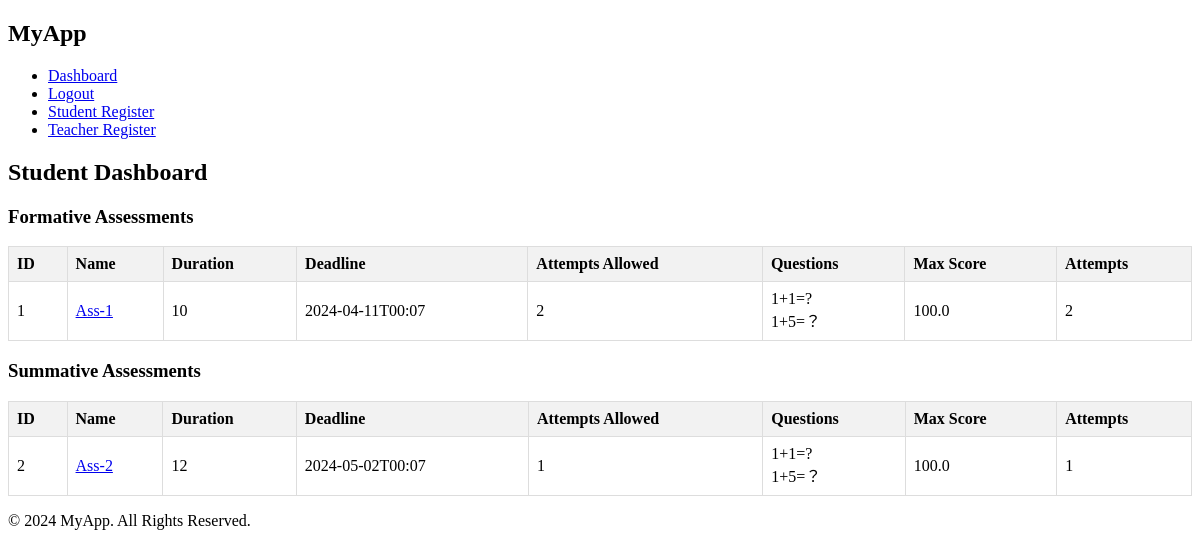
Page /sdashboard (signed in) on the earlier database version.
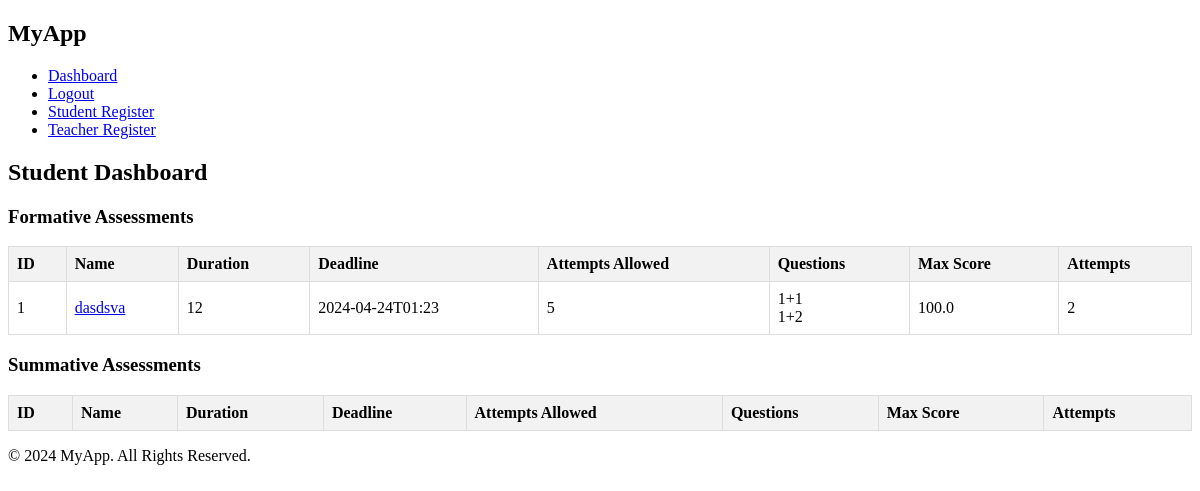
Same page on the later database version.
### app/models/assessment.py (models this page shows)
class Assessment(db.Model):
    id = db.Column(db.Integer, primary_key=True)
    name = db.Column(db.String(255), nullable=False)
    type = db.Column(db.String(255), nullable=False)
    questions = db.relationship('Question', secondary='assessment_question', backref='assessments')
    parameters = db.Column(db.JSON, nullable=True)

### app/models/question.py (models this page shows)
class Question(db.Model):
    id = db.Column(db.Integer, primary_key=True)
    question_text = db.Column(db.Text, nullable=False)
    option_a = db.Column(db.String(200), nullable=False)
    option_b = db.Column(db.String(200), nullable=False)
    option_c = db.Column(db.String(200), nullable=False)
    option_d = db.Column(db.String(200), nullable=False)
    correct_option = db.Column(db.String(100), nullable=False)
    correct_answer = db.Column(db.Text, nullable=False)
    feedback = db.Column(db.Text, nullable=False)
    question_type = db.Column(db.String(50), nullable=False)

### app/routes/dashboard.py (the view)
@app.route('/sdashboard')
def student_dashboard():
    if 'user_id' not in session or session['role'] != 'student':
        return redirect(url_for('login'))
    f_assessments = Assessment.query.filter_by(type='FORMATIVE').all()
    s_assessments = Assessment.query.filter_by(type='SUMMATIVE').all()
    user = User.query.get(session['user_id'])
    if user:
        user_attempts = UserAttempt.query.filter_by(user_id=user.id)
    else:
        return redirect(url_for('home'))
    return render_template('student_dashboard.html', f_assessments=f_assessments, s_assessments=s_assessments, user_attempts=user_attempts)

### app/templates/student_dashboard.html
{% extends "base.html" %}
{% block content %}
<h2>Student Dashboard</h2>
<h3>Formative Assessments</h3>
<table class="custom-table">
    <thead>
        <tr>
            <th>ID</th>
            <th>Name</th>
            <th>Duration</th>
            <th>Deadline</th>
            <th>Attempts Allowed</th>
            <th>Questions</th>
            <th>Max Score</th>
            <th>Attempts</th>
        </tr>
    </thead>
    <tbody>
        {% for assessment in f_assessments %}
        <tr>
            <td>{{ assessment.id }}</td>
            <td><a href="{{ url_for('attempt_assessment', assessment_id=assessment.id) }}">{{ assessment.name }}</td>
            <td>{{ assessment.parameters.get('duration') }}</td>
            <td>{{ assessment.parameters.get('deadline') }}</td>
            <td>{{ assessment.parameters.get('attempts') }}</td>
            <td>
                {% for question in assessment.questions %}
                {{ question.question_text }}<br>
                {% endfor %}
            </td>
            <td>
                {{ user_attempts|selectattr('assessment_id', 'equalto', assessment.id)|map(attribute='score')|max }}
            </td>
            <td>
                {{ user_attempts|selectattr('assessment_id', 'equalto', assessment.id)|list|length }}
            </td>
        </tr>
        {% endfor %}
    </tbody>
</table>
<h3>Summative Assessments</h3>
<table class="custom-table">
    <thead>
        <tr>
            <th>ID</th>
            <th>Name</th>
            <th>Duration</th>
            <th>Deadline</th>
            <th>Attempts Allowed</th>
            <th>Questions</th>
            <th>Max Score</th>
            <th>Attempts</th>
        </tr>
    </thead>
    <tbody>
        {% for assessment in s_assessments %}
        <tr>
            <td>{{ assessment.id }}</td>
            <td><a href="{{ url_for('attempt_assessment', assessment_id=assessment.id) }}">{{ assessment.name }}</td>
            <td>{{ assessment.parameters.get('duration') }}</td>
            <td>{{ assessment.parameters.get('deadline') }}</td>
            <td>{{ assessment.parameters.get('attempts') }}</td>
            <td>
                {% for question in assessment.questions %}
                {{ question.question_text }}<br>
                {% endfor %}
            </td>
            <td>
                {{ user_attempts|selectattr('assessment_id', 'equalto', assessment.id)|map(attribute='score')|max }}
            </td>
            <td>
                {{ user_attempts|selectattr('assessment_id', 'equalto', assessment.id)|list|length }}
            </td>
        </tr>
        {% endfor %}
    </tbody>
</table>
{% endblock %}

### app/templates/base.html (shortened to what this page needs)
<!DOCTYPE html>
<html lang="en">
<head>
    <link rel="stylesheet" href="{{ url_for('static', filename='style.css') }}">
</head>
<body>
<header>
    <nav>
        <div class="container">
            <h1>MyApp</h1>
            <ul>
                <li><a href="{{ url_for('dashboard') }}">Dashboard</a></li>
                <li><a href="{{ url_for('logout') }}">Logout</a></li>
                <li><a href="{{ url_for('register_student') }}">Student Register</a></li>
                <li><a href="{{ url_for('register_teacher') }}">Teacher Register</a></li>
            </ul>
        </div>
    </nav>
</header>
<div class="container mt-4">
    {% block content %}
    {% endblock %}
</div>
<footer>
    <div class="container">
        <p>&copy; 2024 MyApp. All Rights Reserved.</p>
    </div>
</footer>
</body>
</html>

### app/static/style.css (style rules this page uses)
.custom-table { border-collapse: collapse; width: 100%; }
.custom-table th, .custom-table td { border: 1px solid #dddddd; text-align: left; padding: 8px; }
.custom-table th { background-color: #f2f2f2; }

Differences in the rows shown:
removed Assessment: id "2", name "Ass-2", parameters.get "12", parameters.get "2024-05-02T00:07", parameters.get "1", id "100.0", id "1", Question (question_text "1+1=?"), Question (question_text "1+5=？"), shown under "Summative Assessments"
changed Assessment id 1: name "Ass-1" → "dasdsva"; parameters.get "10" → "12"; parameters.get "2024-04-11T00:07" → "2024-04-24T01:23"; parameters.get "2" → "5"
changed Question (number 1 of 2 on the later page): question_text "1+1=?" → "1+1"
changed Question (number 2 of 2 on the later page): question_text "1+5=？" → "1+2"
